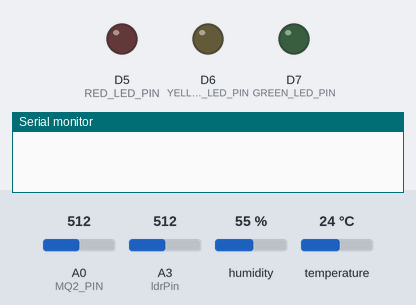
Bench run of a sketch on a simulated Arduino Uno R4 WiFi. On the bench: output pins drawn as LEDs (lit = HIGH), the last lines printed to the serial monitor. The inputs (shaded band) are chosen by the test bench; at power-on: A0 (MQ2_PIN) = 512, A3 (ldrPin) = 512, humidity 55 %, temperature 24 °C. WiFi joins after 1.5 s; servers stay silent unless stated; nothing arrives over Bluetooth unless stated.

Above: at 0.1 s.
At 25.1 s:
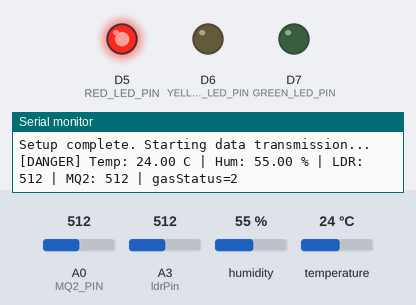
Timing chart, 0 to 26.6 s (numbered marks = the images above):
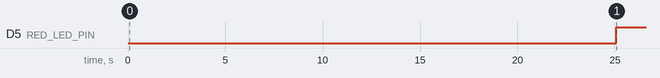

The sketch:

code.ino
```cpp
#include <WiFiS3.h>
#include <ThingSpeak.h>
#include <DHT.h>
#include <ArduinoBLE.h>

// ---------- WiFi Credentials ----------
const char* ssid = "EE-782FWJ";
const char* password = "4J3NmPQhkvikCYcm";

// ---------- ThingSpeak Settings ----------
unsigned long myChannelNumber = 3192905;
const char* myWriteAPIKey = "POHQ2W84E9YG942L";

// ---------- Sensor Pins ----------
const int ldrPin = A3;
const int MQ2_PIN = A0;
#define DHT_PIN    2
#define DHT_TYPE   DHT11
DHT dht(DHT_PIN, DHT_TYPE);

// ---------- Traffic Light Module Pins (your wiring) ----------
const int GREEN_LED_PIN  = 7;  // G -> D7
const int YELLOW_LED_PIN = 6;  // Y -> D6
const int RED_LED_PIN    = 5;  // R -> D5

// ---------- MQ-2 Thresholds ----------
const int MQ2_WARN_THRESHOLD   = 300;
const int MQ2_DANGER_THRESHOLD = 400;


const bool TRAFFIC_LIGHT_ACTIVE_LOW = false;

// ---------- WiFi ----------
WiFiClient client;
int status = WL_IDLE_STATUS;
const int MAX_WIFI_ATTEMPTS = 10;

// ---------- BLE ----------
BLEService airService("19B10000-E8F2-537E-4F6C-D104768A1214");
BLEFloatCharacteristic tempChar("19B10001-E8F2-537E-4F6C-D104768A1214", BLERead | BLENotify);
BLEFloatCharacteristic humChar ("19B10002-E8F2-537E-4F6C-D104768A1214", BLERead | BLENotify);
BLEIntCharacteristic   ldrChar ("19B10003-E8F2-537E-4F6C-D104768A1214", BLERead | BLENotify);
BLEIntCharacteristic   mq2Char ("19B10004-E8F2-537E-4F6C-D104768A1214", BLERead | BLENotify);
BLEByteCharacteristic  gasStatusChar("19B10005-E8F2-537E-4F6C-D104768A1214", BLERead | BLENotify);

// 0=SAFE, 1=WARNING, 2=DANGER
byte computeGasStatus(int mq2Value) {
  if (mq2Value >= MQ2_DANGER_THRESHOLD) return 2;
  if (mq2Value >= MQ2_WARN_THRESHOLD) return 1;
  return 0;
}

// ---------- LED helpers ----------
void setLed(int pin, bool on) {
  if (TRAFFIC_LIGHT_ACTIVE_LOW) {
    digitalWrite(pin, on ? LOW : HIGH);
  } else {
    digitalWrite(pin, on ? HIGH : LOW);
  }
}

// Forces all OFF (used every time before turning one ON)
void allLedsOff() {
  setLed(GREEN_LED_PIN, false);
  setLed(YELLOW_LED_PIN, false);
  setLed(RED_LED_PIN, false);
}

// ✅ ONE-HOT traffic light control: only one LED can be ON
void setTrafficLightOneHot(byte gasStatus) {
  allLedsOff();  // ALWAYS clear first

  if (gasStatus == 2) {
    setLed(RED_LED_PIN, true);
  } else if (gasStatus == 1) {
    setLed(YELLOW_LED_PIN, true);
  } else {
    setLed(GREEN_LED_PIN, true);
  }
}

// Robust reset at session start (prevents any LED starting ON)
void trafficLightResetSequence() {
  pinMode(GREEN_LED_PIN, INPUT);
  pinMode(YELLOW_LED_PIN, INPUT);
  pinMode(RED_LED_PIN, INPUT);
  delay(50);

  pinMode(GREEN_LED_PIN, OUTPUT);
  pinMode(YELLOW_LED_PIN, OUTPUT);
  pinMode(RED_LED_PIN, OUTPUT);

  allLedsOff();
  delay(250);
  allLedsOff();
  delay(250);
}

// ---------- WiFi connect ----------
void connectToWiFi() {
  Serial.print("Connecting to WiFi: ");
  Serial.println(ssid);

  int attempts = 0;
  while (WiFi.status() != WL_CONNECTED && attempts < MAX_WIFI_ATTEMPTS) {
    status = WiFi.begin(ssid, password);
    delay(3000);
    Serial.print(".");
    attempts++;
  }

  if (WiFi.status() == WL_CONNECTED) {
    Serial.println("\nWiFi connected!");
    Serial.print("SSID: ");
    Serial.println(WiFi.SSID());
    Serial.print("IP Address: ");
    Serial.println(WiFi.localIP());
  } else {
    Serial.println("\nFailed to connect after multiple attempts.");
  }
}

void setup() {
  Serial.begin(115200);
  while (!Serial) { }

  // ✅ Ensure no LEDs start ON
  trafficLightResetSequence();

  dht.begin();
  Serial.println("DHT11 initialized.");

  // BLE init
  if (!BLE.begin()) {
    Serial.println("BLE start failed!");
  } else {
    BLE.setLocalName("AirQualityR4");
    BLE.setDeviceName("AirQualityR4");
    BLE.setAdvertisedService(airService);

    airService.addCharacteristic(tempChar);
    airService.addCharacteristic(humChar);
    airService.addCharacteristic(ldrChar);
    airService.addCharacteristic(mq2Char);
    airService.addCharacteristic(gasStatusChar);
    BLE.addService(airService);

    tempChar.writeValue(-1.0f);
    humChar.writeValue(-1.0f);
    ldrChar.writeValue(0);
    mq2Char.writeValue(0);
    gasStatusChar.writeValue((byte)0);

    BLE.advertise();
    Serial.println("BLE advertising as: AirQualityR4");
  }

  Serial.println("MQ-2 warm-up: waiting 20s...");
  delay(20000);

  connectToWiFi();
  ThingSpeak.begin(client);

  Serial.println("Setup complete. Starting data transmission...");
}

void loop() {
  BLE.poll();

  if (WiFi.status() != WL_CONNECTED) {
    Serial.println("WiFi disconnected! Attempting to reconnect...");
    connectToWiFi();
  }

  int ldrValue = analogRead(ldrPin);
  int mq2Value = analogRead(MQ2_PIN);

  float dhtTemp = dht.readTemperature();
  float dhtHum  = dht.readHumidity();
  bool dht_ok = !isnan(dhtTemp) && !isnan(dhtHum);

  // Compute gasStatus once and use it everywhere
  byte gasStatus = computeGasStatus(mq2Value);

  // ✅ One-hot LED behaviour enforced here
  setTrafficLightOneHot(gasStatus);

  // BLE updates
  if (dht_ok) {
    tempChar.writeValue(dhtTemp);
    humChar.writeValue(dhtHum);
  } else {
    tempChar.writeValue(-1.0f);
    humChar.writeValue(-1.0f);
  }
  ldrChar.writeValue(ldrValue);
  mq2Char.writeValue(mq2Value);
  gasStatusChar.writeValue(gasStatus);

  // Serial
  if (gasStatus == 2) Serial.print("[DANGER] ");
  else if (gasStatus == 1) Serial.print("[WARNING] ");
  else Serial.print("[SAFE] ");

  if (dht_ok) {
    Serial.print("Temp: "); Serial.print(dhtTemp);
    Serial.print(" C | Hum: "); Serial.print(dhtHum);
    Serial.print(" % | ");
  } else {
    Serial.print("Temp/Hum: ERROR | ");
  }

  Serial.print("LDR: "); Serial.print(ldrValue);
  Serial.print(" | MQ2: "); Serial.print(mq2Value);
  Serial.print(" | gasStatus="); Serial.println(gasStatus);

  // ThingSpeak
  if (dht_ok) {
    ThingSpeak.setField(1, dhtTemp);
    ThingSpeak.setField(2, dhtHum);
  } else {
    ThingSpeak.setField(1, -1);
    ThingSpeak.setField(2, -1);
  }
  ThingSpeak.setField(3, ldrValue);
  ThingSpeak.setField(4, mq2Value);

  int httpCode = ThingSpeak.writeFields(myChannelNumber, myWriteAPIKey);
  if (httpCode == 200) Serial.println("Data sent to ThingSpeak successfully!");
  else {
    Serial.print("Error sending data. HTTP code: ");
    Serial.println(httpCode);
  }

  delay(20000);
}
```

Measured:
- by itself, D5 (RED_LED_PIN): LOW → HIGH at 25.1 s
